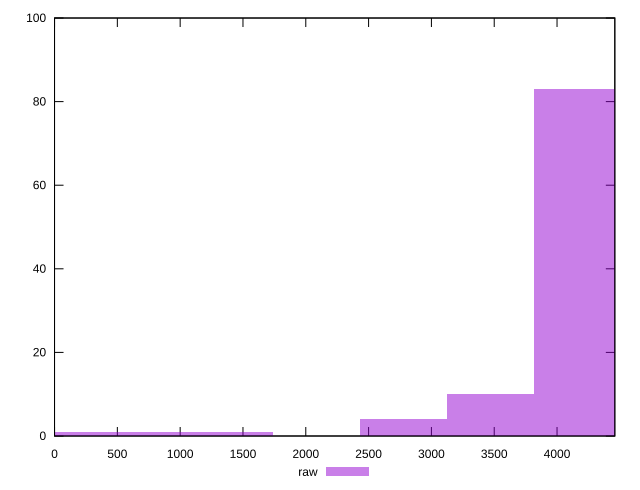

Write the gnuplot code that produced this figure.
reset

$raw <<EOF
2776.4985802890446 4
694.1246450722612 1
3470.6232253613057 10
4164.747870433567 83
1388.2492901445223 1
0 1
EOF

set key outside below
set boxwidth 694.1246450722612
set xrange [0:4460]
set yrange [0:100]
set trange [0:100]
set style fill transparent solid 0.5 noborder
set terminal svg size 640, 490 enhanced background rgb 'white'
set output "report/report_00029_2021-02-24T13-36-40.390Z/unused-javascript/samples/music/raw/histogram.svg"

plot $raw title "raw" with boxes

reset
